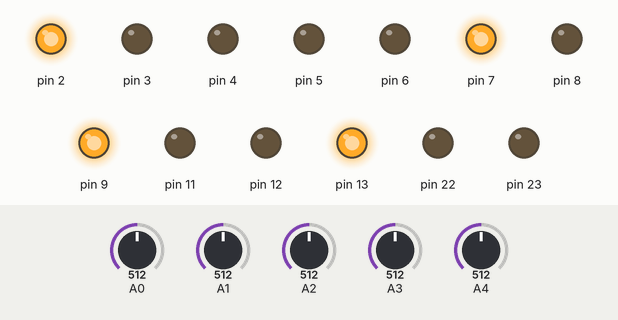
Recording of a sketch running on a simulated Arduino Uno, built with avr-gcc and run on an emulated ATmega328P. On the bench: output pins drawn as LEDs (lit = HIGH). The inputs (shaded band) are chosen by the test bench; at power-on: A2 = 512, A1 = 512, A0 = 512, A4 = 512, A3 = 512.

Above: at 0.9 s.
1.0 s: A2 set to 90
At 3.1 s:
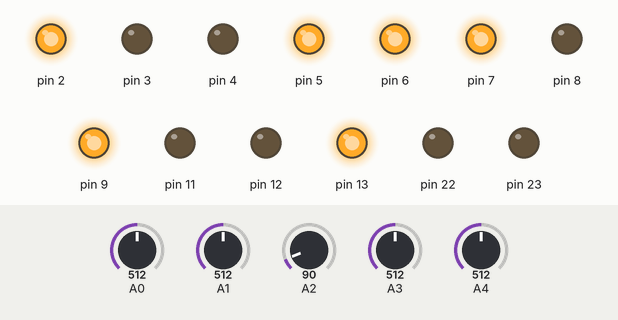
4.0 s: A2 set to 110
At 5.3 s:
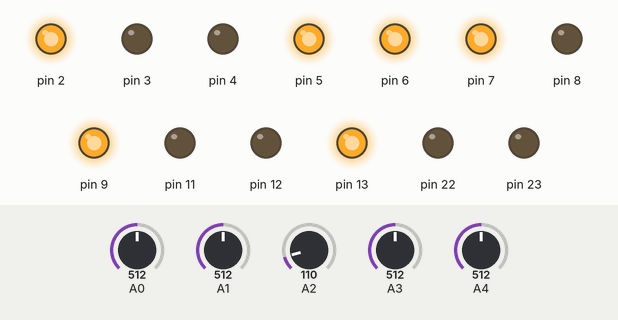
5.8 s: A1 set to 90
At 6.8 s:
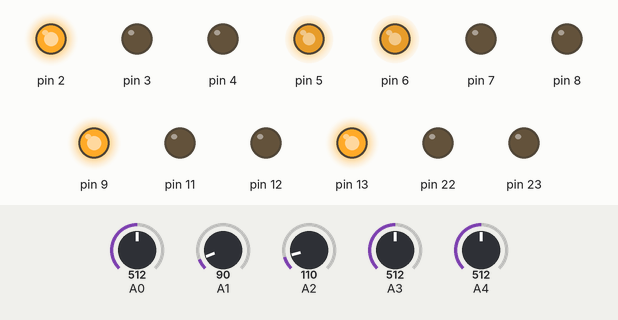
7.3 s: A0 set to 90
At 8.4 s:
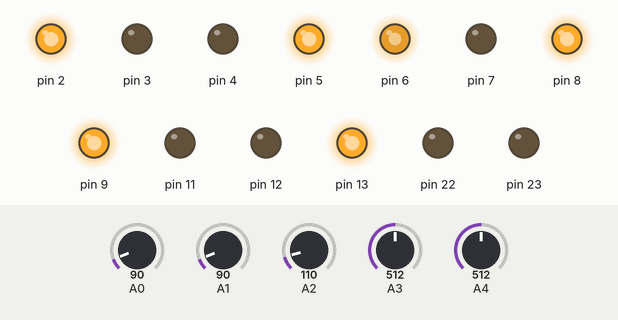
8.8 s: A4 set to 107
10.3 s: A4 set to 90
At 11.5 s:
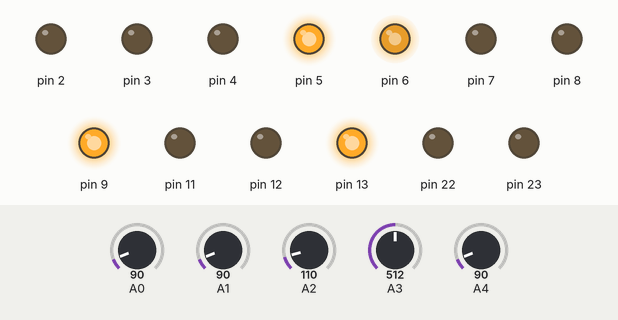
Timing chart, 0 to 12.8 s (numbered marks = the images above; inputs shaded):
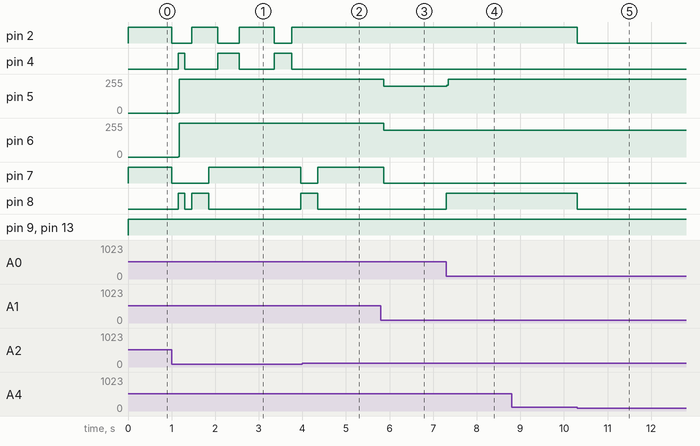

The sketch:

project.ino
```cpp
#define F_CPU 16000000UL
#include <avr/io.h>
#include <avr/delay.h>
#include <math.h>
int val0, val1, val2, val3, val4, valColor, avg;
void setSpeedd(int speed1, int speed2) {
  TCCR0A = 0; //reset the register
  TCCR0B = 0; //reset  the register
  TCCR0A = 0b10100011; // fast pwm mode
  TCCR0B = 0b00000101; // prescaler 1024
  OCR0A = speed1; //duty cycle for pin 6
  OCR0B = speed2; //duty cycle for pin 5

}

void initADC(void) {
  ADMUX |= (1 << REFS0); /* reference voltage
  to AVCC */
  ADCSRA |= (1 << ADPS2) | (1 << ADPS1) | (1 << ADPS0); /* ADC clock
  prescaler 128 */
  ADCSRA |= (1 << ADEN); /* enable ADC */
}
uint16_t readADC(uint8_t channel) {
  ADMUX = (0b01000000 & ADMUX) | channel; /* Select input Pin */
  ADMUX &= ~(1 << ADLAR); /* Right Adjust */
  ADCSRA |= (1 << ADSC); /* Start A to D conversion */
  // wait for measurement to finish
  // it is also possible to use this AVR macro : loop_until_bit_is_clear(ADCSRA,ADSC);
  while (ADCSRA & (1 << ADSC)) {}; /* ADSC is cleared to 0 when a
  conversion completes. */
  return (ADC); /* returns the conversion result */
}

  int color(void)
  {
  //s3 to HIGH (Already s2 in LOW) for BLUE values
  int blue;
  //Sensor set to detect blue color using the datasheet
  PORTB &= ~(1 << PINB3);
  PORTB |= (1 << PINB4);
  //input a pulse
  blue = pulseIn(10, digitalRead(10) == HIGH ? LOW : HIGH);
  return blue;

  }

// this function makes the right tires clockwise
// and the left tires counter hence going forward
void forward(void) {

  PORTD |= (1 << PORTD2);
  PORTD &= ~(1 << PORTD4);
  PORTD |= (1 << PORTD7);
  PORTB &= ~(1 << PORTB0);

}
// this function makes the right tires counter clockwise
// and the left tires counter hence going on reverse
void reverse(void) {

  PORTD &= ~(1 << PORTD2);
  PORTD |= (1 << PORTD4);
  PORTD &= ~(1 << PORTD7);
  PORTB |= (1 << PORTB0);
}
// this function makes the right tires work
// and the left tires not therefore making the car go to the left
void right(void) {

  PORTD |= (1 << PORTD2);
  PORTD &= ~(1 << PORTD4);
  PORTD &= ~(1 << PORTD7);
  PORTB &= ~(1 << PORTB0);
}
// this function makes the all tires
// go clockwise for the sharp left turns
void sright(void) {

  /*PORTD |= (1 << PORTD2);
    PORTD &= ~(1 << PORTD4);
    PORTD &= ~(1 << PORTD7);
    PORTB |= (1 << PORTB0);
  */
  PORTD  |= (1 << PORTD2);
  PORTD &= ~(1 << PORTD4);
  PORTD &= ~(1 << PORTD7);
  PORTB |=  (1 << PORTB0);
}
// this function makes the left tires work
// and the right tires not therefore making the car go to the right
void left(void) {

  PORTD &= ~(1 << PORTD2);
  PORTD &= ~(1 << PORTD4);
  PORTD |= (1 << PORTD7);
  PORTB &= ~(1 << PORTB0);
}
// this function makes the all tires
// go counter clockwise for the sharp right turns
void sleft(void) {

  PORTD &= ~(1 << PORTD2);
  PORTD |= (1 << PORTD4);
  PORTD |= (1 << PORTD7);
  PORTB &= ~(1 << PORTB0);
}
// this lets the car rotate 180 degrees
void fullturn() {

  PORTD |= (1 << PORTD2);
  PORTD &= ~(1 << PORTD4);
  PORTD &= ~(1 << PORTD7);
  PORTB |= (1 << PORTB0);
}
//this function stops the car
void stopp() {
  PORTD &= ~(1 << PORTD2);
  PORTD &= ~(1 << PORTD4);
  PORTD &= ~(1 << PORTD7);
  PORTB &= ~(1 << PORTB0);
  _delay_ms(0.5);
}
int main(void) {

  DDRD = 0xff;  // setting all ports D as outputs
  DDRC = 0x00;  // setting all ports C as inputs
  DDRB = 0xff;  // setting all ports B as outputs
  DDRB &= ~(1 << PORTB2); // setting Pin 2 on port B as input
  PORTB |= (1 << PORTB1); // Initialize Pin 1 on PortB to 1
  PORTB |= (1 << PORTB5); // Initialize Pin 5 on PortB to 1
  initADC();
  Serial.begin(9600);
  /*
    forward();
    set_Speed(100);
    _delay_ms(3000);
    reverse();
    set_Speed(100);
    _delay_ms(3000);
    right();
    set_Speed(100);
    _delay_ms(3000);
  */
  while (1) {
    //reading all the five sensors
    val0 = readADC(0);  // reading from channel 0
    val1 = readADC(1);  // reading from channel 1
    val2 = readADC(2);  // reading from channel 2
    val3 = readADC(3);  // reading from channel 3
    val4 = readADC(4);  // reading from channel 4
    //valColor = color(); // raeding from the color sensor


    //Serial.println(valColor);
    //if (valColor<=8 && valColor>=7) {

    //stopp();
    //sright();
    //setSpeedd(255, 255);
    //_delay_ms(500);

    //}
    if (val0 > 100 && val1 < 100 && val2 > 100 && val3 < 100 && val4 > 100) { // a condition to go forward
      forward();
      setSpeedd(200, 200);
    } else if (val1 > 100 && val2 > 100 && val3 < 100 && val4 > 100 && val0 > 100) { // a condition to go right
      left();
      setSpeedd(200, 200);
    } else if (val1 < 100 && val2 > 100 && val3 > 100 && val4 > 100 && val0 > 100) {  // a condition to go left
      right();
      setSpeedd(200, 200);
    } else if ((val0 > 100 && val1 > 100 && val2 > 100 && val3 < 100 && val4 < 100)
               || (val0 > 100 && val1 > 100 && val2 > 100 && val3 > 100 && val4 < 100)
               || (val0 > 100 && val1 < 100 && val2 > 100 && val3 < 100 && val4 < 100)
               || (val0 > 100 && val1 > 100 && val2 > 100 && val3 < 100 && val4 > 100)) { // a condition to turn on sharp rights
      sleft();
      setSpeedd(255, 200);
    } else if ((val4 > 100 && val3 > 100 && val2 > 100 && val1 < 100 && val0 < 100)
               || (val4 > 100 && val3 > 100 && val2 > 100 && val1 > 100 && val0 < 100)
               || (val4 > 100 && val3 < 100 && val2 > 100 && val1 < 100 && val0 < 100)
               || (val4 > 100 && val3 > 100 && val2 > 100 && val1 < 100 && val0 > 100)) { // a condition to turn on sharp left
      sright();
      setSpeedd(200, 255);
    }  else if (val2 < 100) { // a condition to avoid the obstacle
      stopp();
      _delay_ms(150);
      reverse();
      setSpeedd(255, 255);
      _delay_ms(150);
      stopp();
      _delay_ms(150);
      sright();
      setSpeedd(255, 255);
      _delay_ms(400);
      forward();
      setSpeedd(255, 255);
      _delay_ms(200);
      sleft();
      setSpeedd(255, 255);
      _delay_ms(500);
      forward();
      setSpeedd(255, 255);
      _delay_ms(800);
      sleft();
      setSpeedd(255, 255);
      _delay_ms(400);
      forward();
      setSpeedd(255, 255);
      _delay_ms(200);
      sright();
      setSpeedd(255, 255);
      _delay_ms(400);
    } else if (val4 > 100 && val3 > 100 && val2 > 100 && val1 > 100 && val0 > 100) { //Pass through black spot
      forward();
      _delay_ms(100);
    } else if (val4 < 100 && val3 < 100 && val2 < 100 && val1 < 100 && val0 < 100) {  // stops the car
      stopp();
    } else { //stops
      stopp();
      //setSpeedd(0);
    }
    //Serial.println(PORTD);
  }
  return 0;
}
```

Measured:
- the behaviour switches between 101 and 100 on A4 (found by bisection; images 4 and 5)
- after the input at 1.0 s, pin 2: goes LOW 0.45 s, HIGH 0.60 s, LOW 0.50 s, HIGH 0.80 s, LOW 0.40 s, then HIGH, starting at once; pin 4: goes HIGH 0.15 s, LOW 0.75 s, HIGH 0.50 s, LOW 0.80 s, HIGH 0.40 s, then LOW, starting after 0.16 s
- after the input at 4.0 s, pin 2: stays HIGH (without the input it goes to LOW after 0.36 s); pin 4: stays LOW (without the input it goes to HIGH after 0.51 s); pin 7: LOW → HIGH after 0.36 s instead of 1.2 s; pin 8: goes on until 4.4 s, then stays LOW
- after the input at 5.8 s, pin 5, pin 6: 255/255 → 200/255 after 0.07 s; pin 7: HIGH → LOW after 0.07 s
- after the input at 7.3 s, pin 5: 200/255 → 255/255 at once; pin 8: LOW → HIGH at once
- after the input at 8.8 s, every drawn part: stays the same
- after the input at 10.3 s, pin 2, pin 8: HIGH → LOW at once
